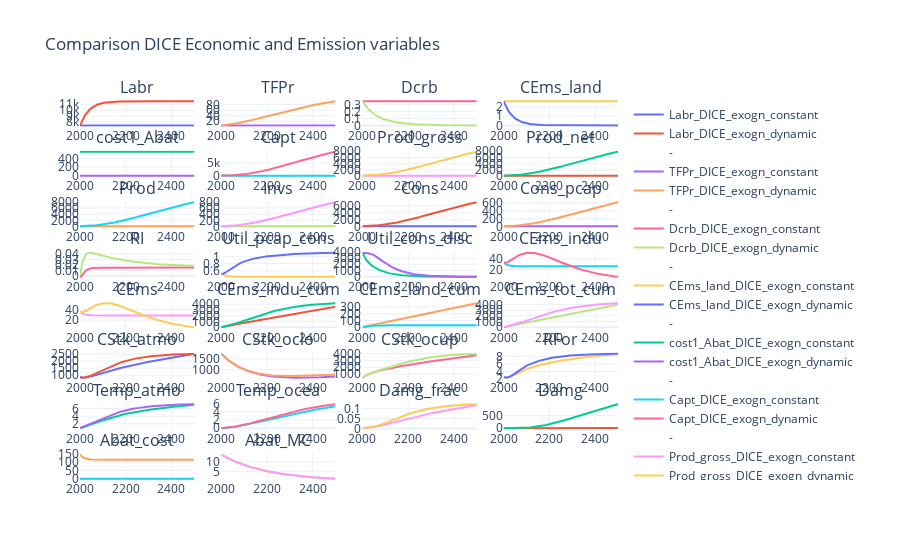
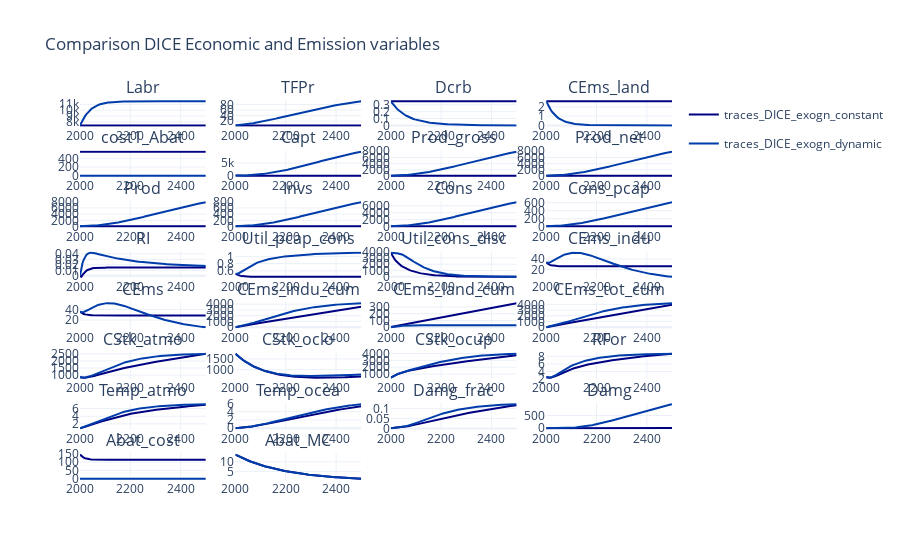

Source (notebook cell) for these figures, in order:
### Code cell
def plot_comparison(output_dir_name = 'output', title = 'DICE Economic and Emission variables', n_columns: int = 4, fig_indv_show: bool = False, fig_comp_show: bool = True):
    TT = np.linspace(2000, 2500, 100, dtype=np.int32)
    os.makedirs('plots/', exist_ok=True)

    # get all model results in output directory + cosncatenate to 1 df
    result_df_paths = sorted(glob.glob(f'{output_dir_name}/*results_df.csv'))
    
    mod_comp_list = []
    for path in result_df_paths:
        df = pd.read_csv(path)
        mod_comp_list.append(df)

    mod_comp_df = pd.concat(mod_comp_list, axis=0)


    # model individual plots ------------------------------
    cols_to_plot = [col for col in mod_comp_df.columns if col not in ['scen_name', 't', 't_year']]
    n_rows = len(cols_to_plot) // n_columns + 1 if len(cols_to_plot) % n_columns != 0 else len(cols_to_plot) // n_columns

    for scen in mod_comp_df['scen_name'].unique():

        fig = make_subplots(rows=n_rows, cols=n_columns, subplot_titles=cols_to_plot)
        for i, col_plot in enumerate(cols_to_plot):
            row = i // n_columns + 1
            col = i % n_columns + 1
            fig.add_trace(go.Scatter(x=TT,
                                    y=mod_comp_df.loc[mod_comp_df['scen_name'] == scen, col_plot].values,
                                    mode='lines', name=col_plot), row=row, col=col)

        fig.update_layout(title_text=f"{title} ({scen})", template='plotly_white', showlegend=False)
        fig.write_html(f'plots/{scen}.html')
        fig.show() if fig_indv_show else None


    # model comparison plot ------------------------------
    color_scale = px.colors.sequential.Jet
    fig_comp               = make_subplots(rows=n_rows, cols=n_columns, subplot_titles=cols_to_plot)
    fig_comp_scen_legend   = make_subplots(rows=n_rows, cols=n_columns, subplot_titles=cols_to_plot)
    for i, col_plot in enumerate(cols_to_plot):
        for j, scen in enumerate(mod_comp_df['scen_name'].unique()):
            row = i // n_columns + 1
            col = i % n_columns + 1
            scen_color = color_scale[j % len(color_scale)]

            fig_comp.add_trace(go.Scatter(x=TT,
                                                y=mod_comp_df.loc[mod_comp_df['scen_name'] == scen, col_plot].values,
                                                mode='lines',
                                                name=f'{col_plot}_{scen}',
                                                # legendgroup=f'{scen}',
                                                ), row=row, col=col)
            showlegend_TF = True if i == 0 else False
            fig_comp_scen_legend.add_trace(go.Scatter(x=TT,
                                                y=mod_comp_df.loc[mod_comp_df['scen_name'] == scen, col_plot].values,
                                                mode='lines',
                                                line = dict(color = scen_color),
                                                name=f'traces_{scen}',
                                                legendgroup=f'{scen}',
                                                showlegend = showlegend_TF,
                                                ), row=row, col=col)
        fig_comp.add_trace(go.Scatter(x=[None,],
                                            y=[None,],
                                            mode='lines', name='-', opacity=0), row=row, col=col)


    fig_comp.update_layout(title_text=f"Comparison {title}", template='plotly_white', showlegend=True)
    fig_comp.write_html('plots/DICE_comparison.html')
    fig_comp_scen_legend.update_layout(title_text=f"Comparison {title}", template='plotly_white', showlegend=True)
    fig_comp_scen_legend.write_html('plots/DICE_comparison_simple_legend.html')

    fig_comp.show() if fig_comp_show else None
    fig_comp_scen_legend.show() if fig_comp_show else None


plot_comparison()  # <.5.>
